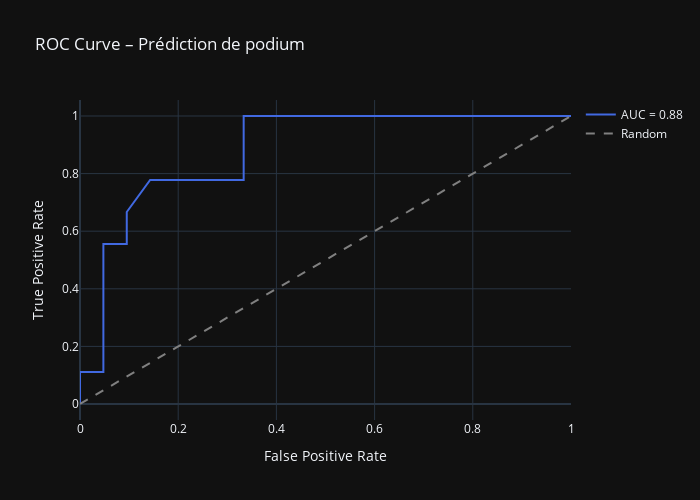

Notebook source saved alongside this figure:
### Markdown cell above
**Interprétation :**
- Le modèle atteint une accuracy de 83% et un AUC de 0.88.
- Il identifie correctement la plupart des podiums malgré l'aléa F1 (stratégie, incidents, météo).
- Les features les plus importantes sont la position sur la grille, la qualif et l'équipe.    
> ⚠️ Les modèles plus avancés (XGBoost, stacking, etc.) pourraient améliorer le score mais nécessitent plus de données et de tuning.

### Code cell
# ROC
fpr, tpr, thresholds = roc_curve(y_test, y_proba)
fig = go.Figure()
fig.add_trace(go.Scatter(x=fpr, y=tpr, mode='lines', name=f'AUC = {roc_auc:.2f}', line=dict(color='royalblue')))
fig.add_trace(go.Scatter(x=[0, 1], y=[0, 1], mode='lines', name='Random', line=dict(dash='dash', color='gray')))
fig.update_layout(title="ROC Curve – Prédiction de podium", xaxis_title='False Positive Rate', yaxis_title='True Positive Rate', template='plotly_dark', width=700, height=500)
fig.show()

### Figure 1 — Plotly figure (JSON) as saved in the notebook; plotly's stock layout.template omitted (floating-point values rounded to 4 significant figures)
{"data": [{"line": {"color": "royalblue"}, "mode": "lines", "name": "AUC = 0.88", "type": "scatter", "x": [0.0, 0.0, 0.04762, 0.04762, 0.09524, 0.09524, 0.1429, 0.3333, 0.3333, 0.381, 0.4762, 0.619, 0.7143, 0.8095, 0.9524, 1.0], "y": [0.0, 0.1111, 0.1111, 0.5556, 0.5556, 0.6667, 0.7778, 0.7778, 1.0, 1.0, 1.0, 1.0, 1.0, 1.0, 1.0, 1.0]}, {"line": {"color": "gray", "dash": "dash"}, "mode": "lines", "name": "Random", "type": "scatter", "x": [0, 1], "y": [0, 1]}], "layout": {"height": 500, "title": {"text": "ROC Curve – Prédiction de podium"}, "width": 700, "xaxis": {"title": {"text": "False Positive Rate"}}, "yaxis": {"title": {"text": "True Positive Rate"}}}}
